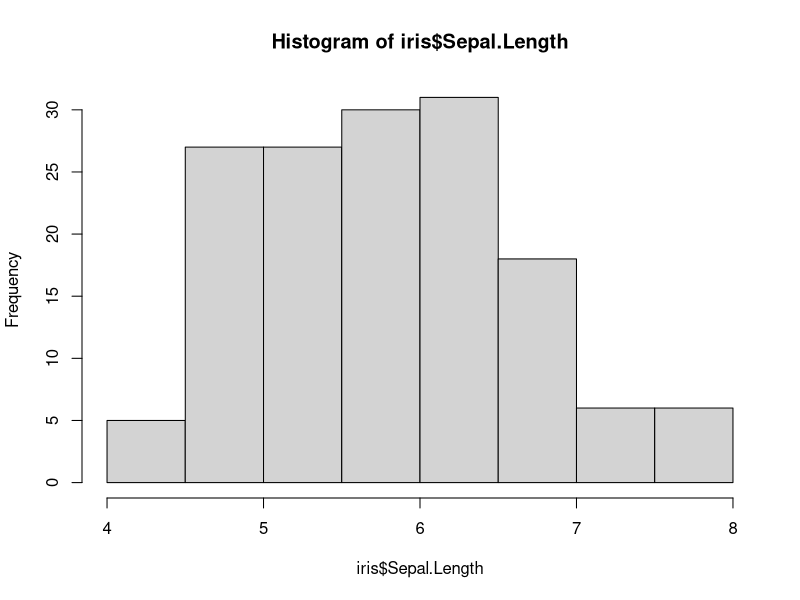
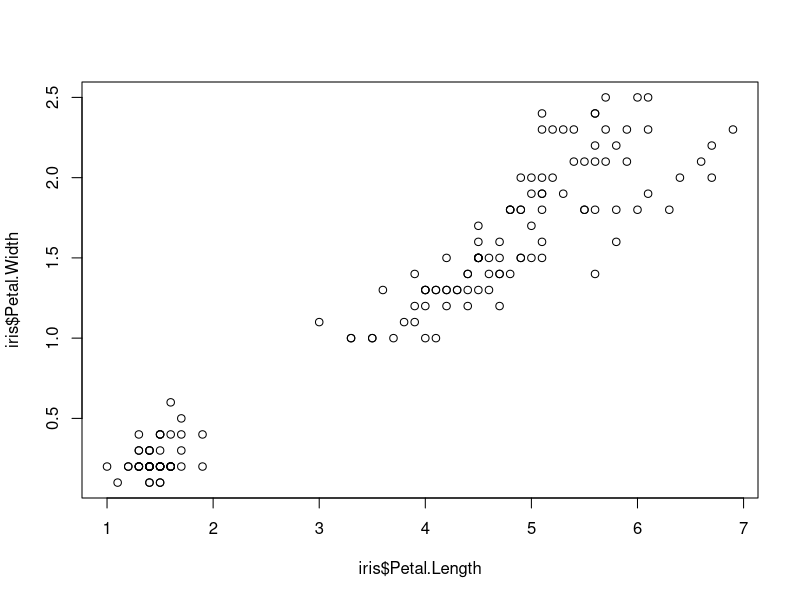
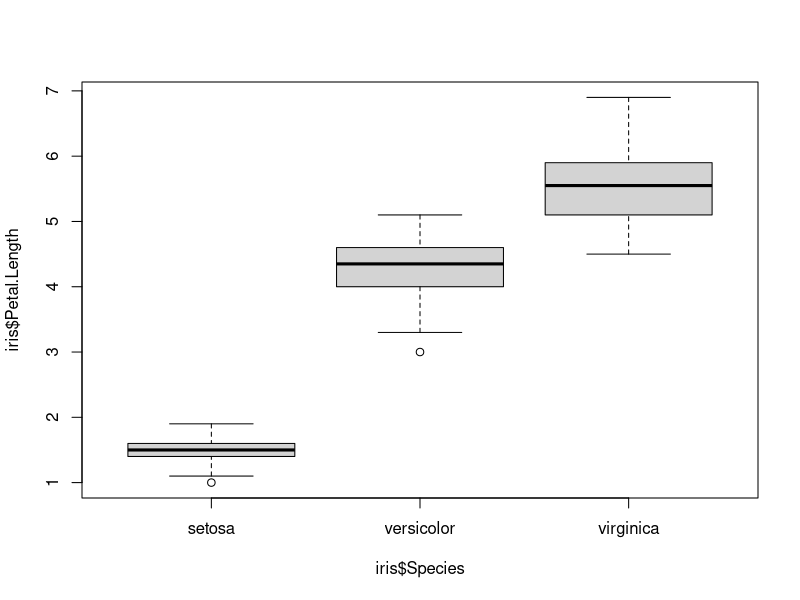
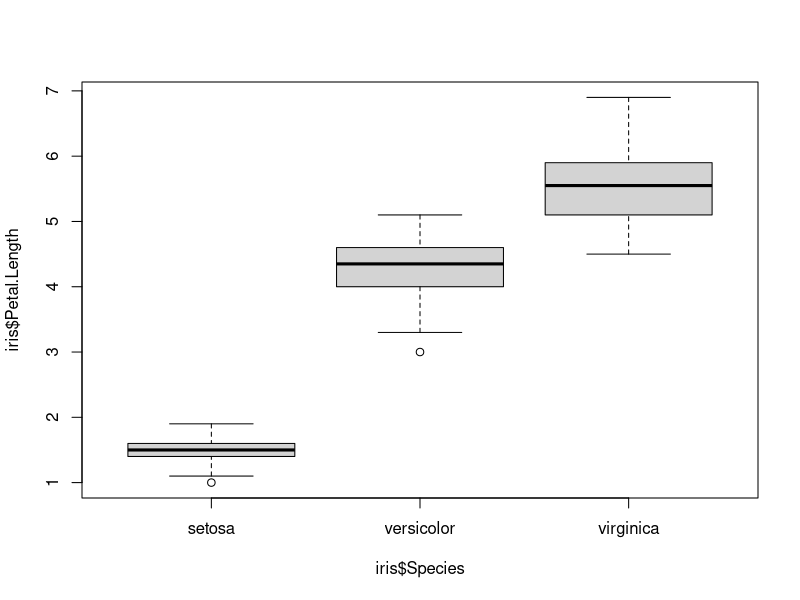
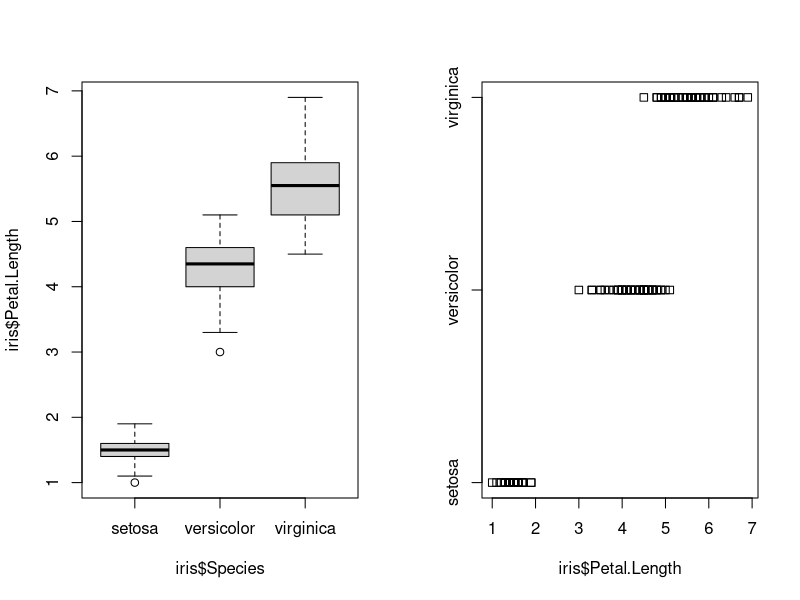
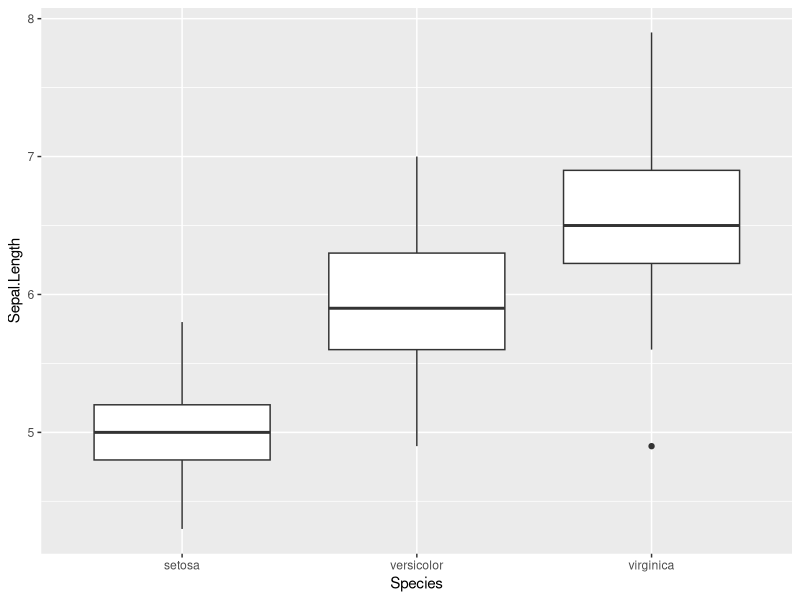
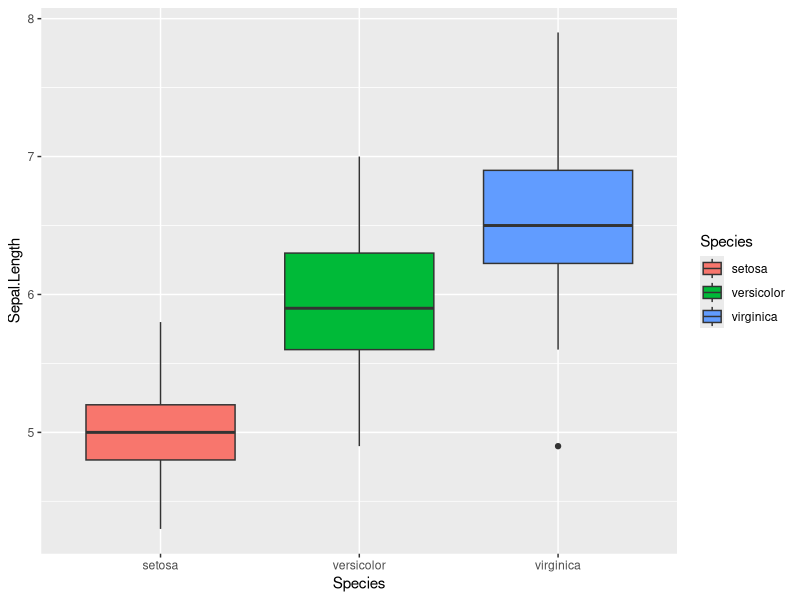
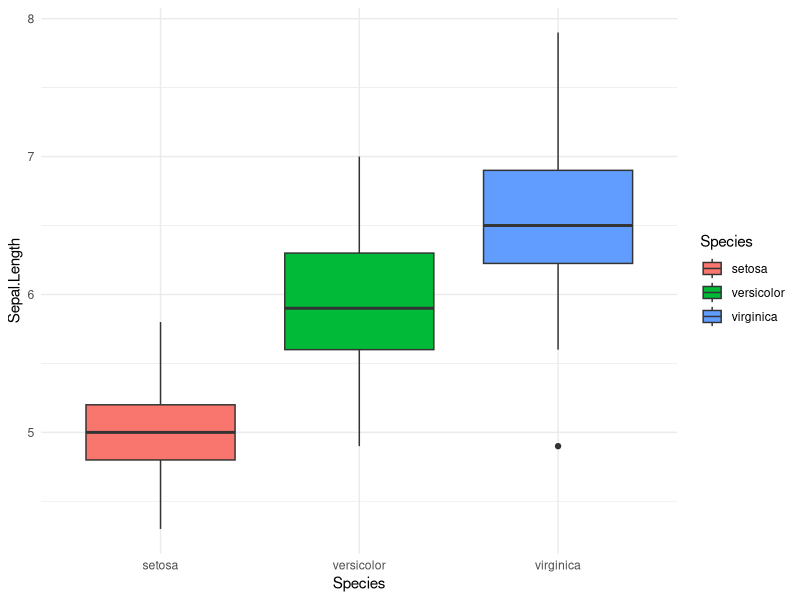

The R script that drew these images, in order:
# des graphiques

iris


#Graphics de Rbase
hist(iris$Sepal.Length)

plot(iris$Petal.Length, iris$Petal.Width)
#C est une fonction generique car on peut fournir d'autres entrées
boxplot(iris$Petal.Length~ iris$Species)
plot(iris$Petal.Length~ iris$Species) #refait un boxplot car c est logique pour lui

points(iris$Petal.Length[iris$Species=="setosa"],
      iris$Petal.Width[iris$Species=="setosa"],
      col="red", pch=16)

#stripchart(iris$Petal.Length~ iris$Species)

par(mfrow=c(1,2))
boxplot(iris$Petal.Length~ iris$Species)
stripchart(iris$Petal.Length~ iris$Species)

## ggplot2
#install.packages("ggplot2")

library(ggplot2)


#premier section donnée donc data= facul
#mapping : lien entre x et y

ggplot(data=iris, mapping= aes(x=Species, y=Sepal.Length))+
  geom_boxplot()


ggplot(data=iris, mapping= aes(x=Species, y=Sepal.Length,
                               fill=Species))+
  geom_boxplot()

ggplot(data=iris, mapping= aes(x=Species, y=Sepal.Length,
                               fill=Species))+
  geom_boxplot()+
  theme_minimal()


ggplot(data=iris, mapping= aes(x=Sepal.Length, fill=Species))+
  geom_histogram(bins=10)+
  theme_minimal()+
  facet_grid(rows=vars(Species))
#bins permet de définir le nombre de bar 



ggplot(data=iris, mapping= aes(x=Petal.Length, y=Petal.Width))+
  geom_point()+
  theme_light()+
  facet_grid(rows=vars(Species))

ggplot(data=iris, mapping= aes(x=Petal.Length, y=Petal.Width))+
  geom_point()+
  geom_smooth()+
  theme_light()


ggplot(data=iris, mapping= aes(x=Petal.Length, y=Petal.Width))+
  geom_point()+
  geom_smooth(method="lm")+
  theme_light()


ggplot(data=iris, mapping= aes(x=Petal.Length, y=Petal.Width, group=Species))+
  geom_point()+
  geom_smooth(method="lm")+
  theme_light()



ggplot(data=iris, mapping= aes(x=Petal.Length, y=Petal.Width, group=Species))+
  geom_point()+
  geom_smooth(method="lm", aes(colour=Species))+
  theme_light()


